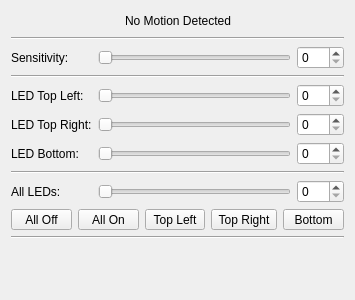
<?xml version="1.0" encoding="UTF-8"?>
<ui version="4.0">
 <class>MotionDetectorV2</class>
 <widget class="QWidget" name="MotionDetectorV2">
  <property name="geometry">
   <rect>
    <x>0</x>
    <y>0</y>
    <width>355</width>
    <height>300</height>
   </rect>
  </property>
  <property name="windowTitle">
   <string>Form</string>
  </property>
  <layout class="QVBoxLayout" name="verticalLayout">
   <item>
    <layout class="QGridLayout" name="gridLayout">
     <item row="10" column="0" colspan="3">
      <widget class="Line" name="line">
       <property name="orientation">
        <enum>Qt::Horizontal</enum>
       </property>
      </widget>
     </item>
     <item row="5" column="1">
      <widget class="QSlider" name="slider_right">
       <property name="maximum">
        <number>255</number>
       </property>
       <property name="orientation">
        <enum>Qt::Horizontal</enum>
       </property>
      </widget>
     </item>
     <item row="4" column="2">
      <widget class="QSpinBox" name="spin_left">
       <property name="maximum">
        <number>255</number>
       </property>
      </widget>
     </item>
     <item row="8" column="2">
      <widget class="QSpinBox" name="spin_all">
       <property name="maximum">
        <number>255</number>
       </property>
      </widget>
     </item>
     <item row="8" column="1">
      <widget class="QSlider" name="slider_all">
       <property name="maximum">
        <number>255</number>
       </property>
       <property name="orientation">
        <enum>Qt::Horizontal</enum>
       </property>
      </widget>
     </item>
     <item row="8" column="0">
      <widget class="QLabel" name="label">
       <property name="text">
        <string>All LEDs:</string>
       </property>
      </widget>
     </item>
     <item row="9" column="0" colspan="3">
      <layout class="QHBoxLayout" name="horizontalLayout">
       <item>
        <widget class="QToolButton" name="button_off">
         <property name="sizePolicy">
          <sizepolicy hsizetype="Minimum" vsizetype="Fixed">
           <horstretch>0</horstretch>
           <verstretch>0</verstretch>
          </sizepolicy>
         </property>
         <property name="styleSheet">
          <string notr="true"/>
         </property>
         <property name="text">
          <string>All Off</string>
         </property>
        </widget>
       </item>
       <item>
        <widget class="QToolButton" name="button_on">
         <property name="sizePolicy">
          <sizepolicy hsizetype="Minimum" vsizetype="Fixed">
           <horstretch>0</horstretch>
           <verstretch>0</verstretch>
          </sizepolicy>
         </property>
         <property name="styleSheet">
          <string notr="true"/>
         </property>
         <property name="text">
          <string>All On</string>
         </property>
        </widget>
       </item>
       <item>
        <widget class="QToolButton" name="button_left">
         <property name="sizePolicy">
          <sizepolicy hsizetype="Minimum" vsizetype="Fixed">
           <horstretch>0</horstretch>
           <verstretch>0</verstretch>
          </sizepolicy>
         </property>
         <property name="styleSheet">
          <string notr="true"/>
         </property>
         <property name="text">
          <string>Top Left</string>
         </property>
        </widget>
       </item>
       <item>
        <widget class="QToolButton" name="button_right">
         <property name="sizePolicy">
          <sizepolicy hsizetype="Minimum" vsizetype="Fixed">
           <horstretch>0</horstretch>
           <verstretch>0</verstretch>
          </sizepolicy>
         </property>
         <property name="styleSheet">
          <string notr="true"/>
         </property>
         <property name="text">
          <string>Top Right</string>
         </property>
        </widget>
       </item>
       <item>
        <widget class="QToolButton" name="button_bottom">
         <property name="sizePolicy">
          <sizepolicy hsizetype="Minimum" vsizetype="Fixed">
           <horstretch>0</horstretch>
           <verstretch>0</verstretch>
          </sizepolicy>
         </property>
         <property name="styleSheet">
          <string notr="true"/>
         </property>
         <property name="text">
          <string>Bottom</string>
         </property>
        </widget>
       </item>
      </layout>
     </item>
     <item row="11" column="0" colspan="3">
      <layout class="QHBoxLayout" name="horizontalLayout_4">
       <item>
        <widget class="QLabel" name="label_color_left">
         <property name="sizePolicy">
          <sizepolicy hsizetype="Preferred" vsizetype="Preferred">
           <horstretch>0</horstretch>
           <verstretch>1</verstretch>
          </sizepolicy>
         </property>
         <property name="text">
          <string/>
         </property>
        </widget>
       </item>
       <item>
        <widget class="QLabel" name="label_color_right">
         <property name="sizePolicy">
          <sizepolicy hsizetype="Preferred" vsizetype="Preferred">
           <horstretch>0</horstretch>
           <verstretch>1</verstretch>
          </sizepolicy>
         </property>
         <property name="text">
          <string/>
         </property>
        </widget>
       </item>
       <item>
        <widget class="QLabel" name="label_color_bottom">
         <property name="sizePolicy">
          <sizepolicy hsizetype="Preferred" vsizetype="Preferred">
           <horstretch>0</horstretch>
           <verstretch>1</verstretch>
          </sizepolicy>
         </property>
         <property name="text">
          <string/>
         </property>
        </widget>
       </item>
      </layout>
     </item>
     <item row="7" column="0" colspan="3">
      <widget class="Line" name="line_2">
       <property name="orientation">
        <enum>Qt::Horizontal</enum>
       </property>
      </widget>
     </item>
     <item row="4" column="0">
      <widget class="QLabel" name="label_5">
       <property name="text">
        <string>LED Top Left:</string>
       </property>
      </widget>
     </item>
     <item row="1" column="0" colspan="3">
      <widget class="Line" name="line_5">
       <property name="orientation">
        <enum>Qt::Horizontal</enum>
       </property>
      </widget>
     </item>
     <item row="0" column="0" colspan="3">
      <layout class="QHBoxLayout" name="horizontalLayout_2">
       <item>
        <spacer name="horizontalSpacer">
         <property name="orientation">
          <enum>Qt::Horizontal</enum>
         </property>
         <property name="sizeHint" stdset="0">
          <size>
           <width>40</width>
           <height>20</height>
          </size>
         </property>
        </spacer>
       </item>
       <item>
        <widget class="QLabel" name="label_motion">
         <property name="text">
          <string>No Motion Detected</string>
         </property>
        </widget>
       </item>
       <item>
        <spacer name="horizontalSpacer_2">
         <property name="orientation">
          <enum>Qt::Horizontal</enum>
         </property>
         <property name="sizeHint" stdset="0">
          <size>
           <width>40</width>
           <height>20</height>
          </size>
         </property>
        </spacer>
       </item>
      </layout>
     </item>
     <item row="4" column="1">
      <widget class="QSlider" name="slider_left">
       <property name="maximum">
        <number>255</number>
       </property>
       <property name="orientation">
        <enum>Qt::Horizontal</enum>
       </property>
      </widget>
     </item>
     <item row="6" column="2">
      <widget class="QSpinBox" name="spin_bottom">
       <property name="maximum">
        <number>255</number>
       </property>
      </widget>
     </item>
     <item row="5" column="2">
      <widget class="QSpinBox" name="spin_right">
       <property name="maximum">
        <number>255</number>
       </property>
      </widget>
     </item>
     <item row="6" column="0">
      <widget class="QLabel" name="label_4">
       <property name="text">
        <string>LED Bottom:</string>
       </property>
      </widget>
     </item>
     <item row="5" column="0">
      <widget class="QLabel" name="label_6">
       <property name="text">
        <string>LED Top Right:</string>
       </property>
      </widget>
     </item>
     <item row="6" column="1">
      <widget class="QSlider" name="slider_bottom">
       <property name="maximum">
        <number>255</number>
       </property>
       <property name="orientation">
        <enum>Qt::Horizontal</enum>
       </property>
      </widget>
     </item>
     <item row="2" column="0">
      <widget class="QLabel" name="label_8">
       <property name="text">
        <string>Sensitivity:</string>
       </property>
      </widget>
     </item>
     <item row="3" column="0" colspan="3">
      <widget class="Line" name="line_4">
       <property name="orientation">
        <enum>Qt::Horizontal</enum>
       </property>
      </widget>
     </item>
     <item row="2" column="2">
      <widget class="QSpinBox" name="spin_sensitivity">
       <property name="maximum">
        <number>100</number>
       </property>
       <property name="value">
        <number>0</number>
       </property>
      </widget>
     </item>
     <item row="2" column="1">
      <widget class="QSlider" name="slider_sensitivity">
       <property name="maximum">
        <number>100</number>
       </property>
       <property name="orientation">
        <enum>Qt::Horizontal</enum>
       </property>
      </widget>
     </item>
    </layout>
   </item>
   <item>
    <spacer name="verticalSpacer">
     <property name="orientation">
      <enum>Qt::Vertical</enum>
     </property>
     <property name="sizeHint" stdset="0">
      <size>
       <width>20</width>
       <height>40</height>
      </size>
     </property>
    </spacer>
   </item>
  </layout>
 </widget>
 <resources/>
 <connections/>
</ui>
